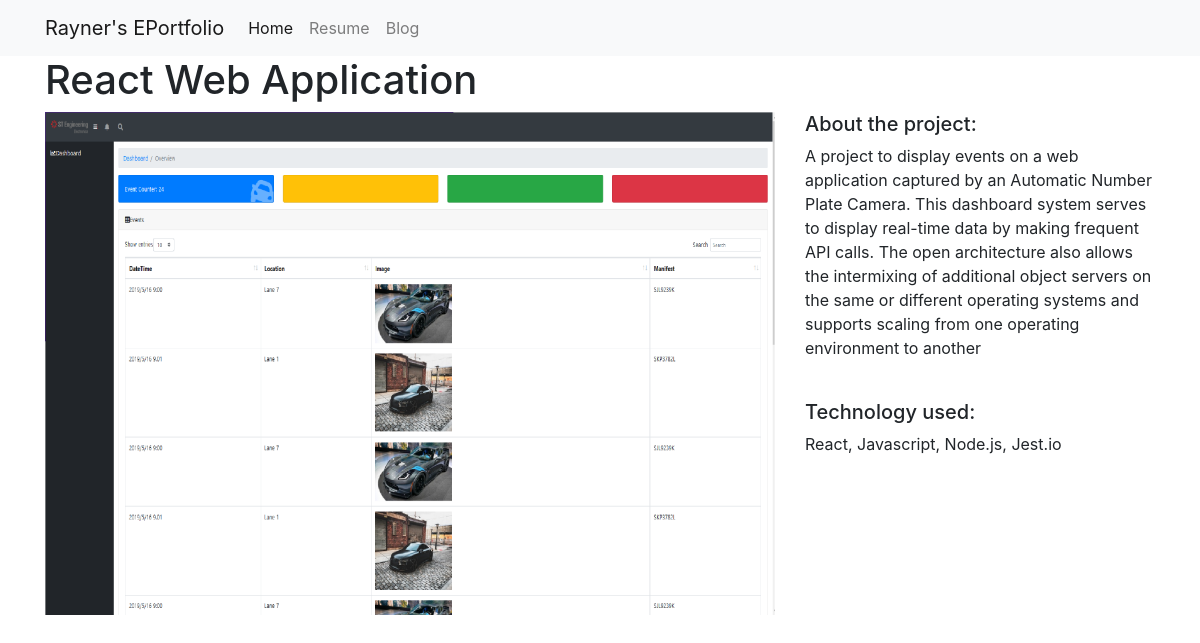
/projects/1/, run on the app's committed database.
### projects/models.py (models this page shows)
class Project(models.Model):
    title = models.CharField(max_length=100)
    description = models.TextField()
    technology = models.CharField(max_length=20)
    image = models.FilePathField(path="/img")

### projects/views.py (the view)
# urls.py: path("<int:pk>/", views.project_detail, name="project_detail"),
def project_detail(request, pk):
    project = Project.objects.get(pk=pk)
    context = {"project": project}
    return render(request, "project_detail.html", context)

### projects/templates/project_detail.html
{% extends "base.html" %}
{% load static %}
{% block page_content %}
<h1>{{ project.title }}</h1>
<div class="row">
    <div class="col-md-8">
        <img src="{% static project.image %}" alt="" width="100%">
    </div>
    <div class="col-md-4">
        <h5>About the project:</h5>
        <p>{{ project.description }}</p>
        <br>
        <h5>Technology used:</h5>
        <p>{{ project.technology }}</p>
    </div>
</div>
{% endblock %}

### data on the page
Project: title "React Web Application", image (picture), description "A project to display events on a web application captured by an Automatic Number Plate Camera. This dashboard system serves to display real-time data by making frequent API calls. The open architecture also allows the intermixing of additional object servers on the same or different operating systems and supports scaling from one operating environment to another", technology "React, Javascript, Node.js, Jest.io"
